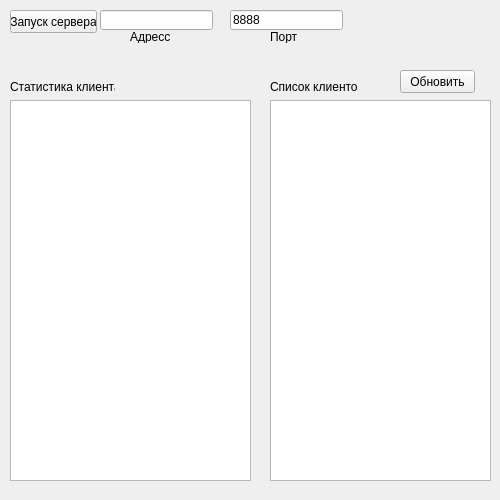
<?xml version="1.0" encoding="UTF-8"?>
<ui version="4.0">
 <class>Form</class>
 <widget class="QWidget" name="Form">
  <property name="geometry">
   <rect>
    <x>0</x>
    <y>0</y>
    <width>500</width>
    <height>500</height>
   </rect>
  </property>
  <property name="maximumSize">
   <size>
    <width>500</width>
    <height>500</height>
   </size>
  </property>
  <property name="sizeIncrement">
   <size>
    <width>500</width>
    <height>500</height>
   </size>
  </property>
  <property name="windowTitle">
   <string>Form</string>
  </property>
  <widget class="QPushButton" name="run_server">
   <property name="geometry">
    <rect>
     <x>10</x>
     <y>10</y>
     <width>87</width>
     <height>23</height>
    </rect>
   </property>
   <property name="text">
    <string>Запуск сервера</string>
   </property>
  </widget>
  <widget class="QLabel" name="label_client_list">
   <property name="geometry">
    <rect>
     <x>270</x>
     <y>80</y>
     <width>87</width>
     <height>13</height>
    </rect>
   </property>
   <property name="text">
    <string>Список клиентов</string>
   </property>
  </widget>
  <widget class="QPushButton" name="update_button">
   <property name="geometry">
    <rect>
     <x>400</x>
     <y>70</y>
     <width>75</width>
     <height>23</height>
    </rect>
   </property>
   <property name="text">
    <string>Обновить</string>
   </property>
  </widget>
  <widget class="QLabel" name="label_s">
   <property name="geometry">
    <rect>
     <x>10</x>
     <y>80</y>
     <width>105</width>
     <height>13</height>
    </rect>
   </property>
   <property name="text">
    <string>Статистика клиента</string>
   </property>
  </widget>
  <widget class="QListWidget" name="contact_list">
   <property name="geometry">
    <rect>
     <x>270</x>
     <y>100</y>
     <width>221</width>
     <height>381</height>
    </rect>
   </property>
  </widget>
  <widget class="QListWidget" name="s_list">
   <property name="geometry">
    <rect>
     <x>10</x>
     <y>100</y>
     <width>241</width>
     <height>381</height>
    </rect>
   </property>
  </widget>
  <widget class="QLineEdit" name="lineEditAddres">
   <property name="geometry">
    <rect>
     <x>100</x>
     <y>10</y>
     <width>113</width>
     <height>20</height>
    </rect>
   </property>
   <property name="text">
    <string/>
   </property>
  </widget>
  <widget class="QLineEdit" name="lineEditPort">
   <property name="geometry">
    <rect>
     <x>230</x>
     <y>10</y>
     <width>113</width>
     <height>20</height>
    </rect>
   </property>
   <property name="text">
    <string>8888</string>
   </property>
  </widget>
  <widget class="QLabel" name="labelAdres">
   <property name="geometry">
    <rect>
     <x>130</x>
     <y>30</y>
     <width>47</width>
     <height>13</height>
    </rect>
   </property>
   <property name="text">
    <string>Адресс</string>
   </property>
  </widget>
  <widget class="QLabel" name="labelPort">
   <property name="geometry">
    <rect>
     <x>270</x>
     <y>30</y>
     <width>47</width>
     <height>13</height>
    </rect>
   </property>
   <property name="text">
    <string>Порт</string>
   </property>
  </widget>
 </widget>
 <resources/>
 <connections/>
</ui>
